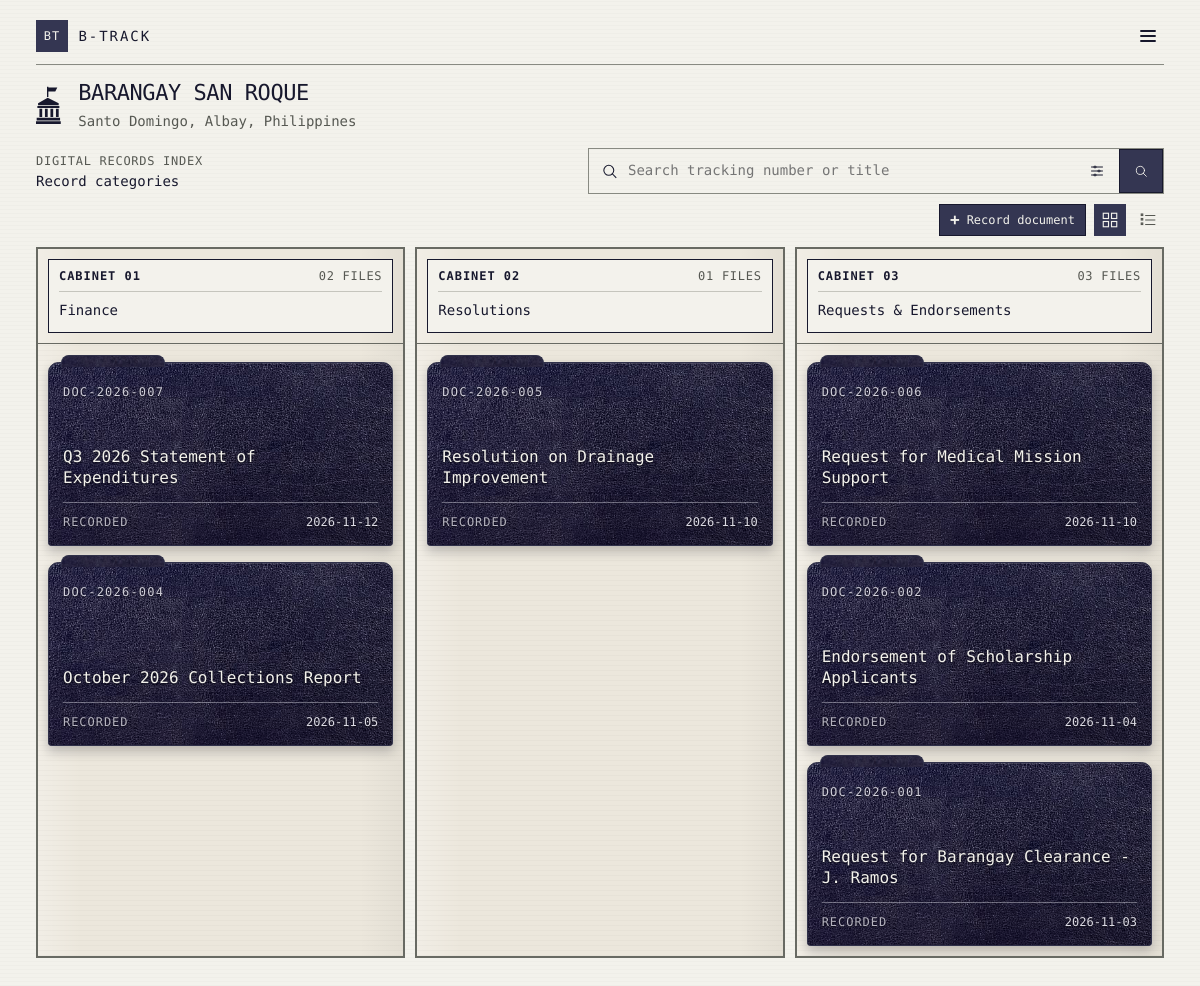
Page /dashboard.php (signed in) on the committed database.
### tables this page shows
CREATE TABLE Documents (
  document_id      INT AUTO_INCREMENT PRIMARY KEY,
  tracking_number  VARCHAR(30)  NOT NULL UNIQUE,
  title            VARCHAR(150) NOT NULL,
  type_id          INT NOT NULL,
  committee_id     INT NULL,
  direction        VARCHAR(20)  NOT NULL,
  sender_recipient VARCHAR(100) NOT NULL,
  date_received    DATE NOT NULL,
  status           VARCHAR(30)  NOT NULL DEFAULT 'Pending',
  location_id      INT NOT NULL,
  recorded_by      INT NOT NULL,
  created_at       DATETIME NOT NULL DEFAULT CURRENT_TIMESTAMP,
  CONSTRAINT chk_tracking  CHECK (tracking_number REGEXP '^DOC-[0-9]{4}-[0-9]{3}$'),
  CONSTRAINT chk_direction CHECK (direction IN ('Incoming','Outgoing')),
  CONSTRAINT chk_sender    CHECK (CHAR_LENGTH(TRIM(sender_recipient)) > 0),
  CONSTRAINT chk_status    CHECK (status IN ('Pending','In Process','Completed')),
  FOREIGN KEY (type_id)      REFERENCES Document_Types(type_id),
  FOREIGN KEY (committee_id) REFERENCES Committees(committee_id),
  FOREIGN KEY (location_id)  REFERENCES Storage_Locations(location_id),
  FOREIGN KEY (recorded_by)  REFERENCES Users(user_id)
) AUTO_INCREMENT=1001;

### config/database.php (called while the page is built, shortened)
<?php
function db(): PDO
{
    static $connection = null;
    if ($connection instanceof PDO) {
        return $connection;
    }
    $dsn = sprintf('mysql:host=%s;port=%s;dbname=%s;charset=utf8mb4', DB_HOST, DB_PORT, DB_NAME);
    $connection = new PDO($dsn, DB_USER, DB_PASSWORD, [
        PDO::ATTR_ERRMODE => PDO::ERRMODE_EXCEPTION,
        PDO::ATTR_DEFAULT_FETCH_MODE => PDO::FETCH_ASSOC,
        PDO::ATTR_EMULATE_PREPARES => false,
    ]);
    return $connection;
}

### includes/functions.php (called while the page is built, shortened)
<?php
function fetch_documents(): array
{
    $sql = <<<'SQL'
        SELECT d.document_id AS id,
               d.tracking_number AS tracking,
               d.title,
               t.type_name AS category,
               d.direction,
               d.sender_recipient AS party_name,
               d.date_received AS recorded,
               d.status,
               CONCAT(l.cabinet, ' / ', l.drawer, ' / ', l.folder) AS location,
               d.created_at AS recorded_at,
               u.full_name AS recorded_by
        FROM Documents d
        JOIN Document_Types t ON t.type_id = d.type_id
        JOIN Storage_Locations l ON l.location_id = d.location_id
        JOIN Users u ON u.user_id = d.recorded_by
        ORDER BY d.created_at DESC, d.document_id DESC
        SQL;
    return db()->query($sql)->fetchAll();
}

### dashboard.php (the view, shortened to what this page needs)
<?php
$barangayName = 'BARANGAY SAN ROQUE';
$profileEditorOpen = isset($_GET['profile']);
$cabinets = [
    [
        'code' => 'CABINET 01',
        'name' => 'Finance',
        'description' => 'Financial reports, collections, budgets and expenditure records.',
        'documents' => [],
    ],
    [
        'code' => 'CABINET 02',
        'name' => 'Resolutions',
        'description' => 'Barangay resolutions, ordinances and approved proposals.',
        'documents' => [],
    ],
    [
        'code' => 'CABINET 03',
        'name' => 'Requests & Endorsements',
        'description' => 'Requests, endorsements, referrals and assistance documents.',
        'documents' => [],
    ],
    [
        'code' => 'CABINET 04',
        'name' => 'Notices & Communications',
        'description' => 'Notices, memoranda, invitations and official correspondence.',
        'documents' => [],
    ],
    [
        'code' => 'CABINET 05',
        'name' => 'Administrative Records',
        'description' => 'Employee, meeting and general barangay office records.',
        'documents' => [],
    ],
];
try {
    $storedDocuments = fetch_documents();
} catch (PDOException $exception) {
    error_log('B-TRACK dashboard database error: ' . $exception->getMessage());
    $storedDocuments = [];
    $databaseError = 'Unable to load records from the database.';
}
$searchQuery = trim((string) ($_GET['search'] ?? ''));
$selectedYear = array_key_exists('year', $_GET) ? trim((string) $_GET['year']) : '2026';
$selectedStatus = trim((string) ($_GET['status'] ?? ''));
$filterWasSubmitted = $searchQuery !== ''
    || $selectedStatus !== ''
    || (array_key_exists('year', $_GET) && $selectedYear !== '');
$visibleDocuments = [];
foreach ($cabinets as &$cabinet) {
    $cabinet['documents'] = array_values(array_filter(
        $cabinet['documents'],
        static function (array $document) use ($searchQuery, $selectedYear, $selectedStatus): bool {
            $matchesSearch = $searchQuery === ''
                || stripos((string) ($document['tracking'] ?? ''), $searchQuery) !== false
                || stripos((string) ($document['title'] ?? ''), $searchQuery) !== false;
            $recordedDate = (string) ($document['recorded'] ?? $document['recorded_at'] ?? '');
            $timestamp = $recordedDate !== '' ? strtotime($recordedDate) : false;
            $recordYear = $timestamp !== false ? date('Y', $timestamp) : '';
            $matchesYear = $selectedYear === '' || $recordYear === $selectedYear;
            $matchesStatus = $selectedStatus === ''
                || strcasecmp((string) ($document['status'] ?? ''), $selectedStatus) === 0;
            return $matchesSearch && $matchesYear && $matchesStatus;
        }
    ));
    $visibleDocuments = array_merge($visibleDocuments, $cabinet['documents']);
}
?>
<!DOCTYPE html>
<html lang="en">
<head>
    <link rel="stylesheet" href="assets/css/dashboard.css">
</head>
<body<?= $profileEditorOpen ? ' class="sidebar-open"' : '' ?>>
    <div class="app-shell">
        <main class="main-content" id="main-content">
            <header class="system-bar">
                <div>
                    <div class="topbar-brand" aria-label="B-TRACK">
                        <span class="topbar-brand-mark" aria-hidden="true">BT</span>
                        <span class="topbar-brand-name">B-TRACK</span>
                    </div>
                    <button class="menu-toggle" type="button" data-sidebar-toggle aria-controls="app-sidebar" aria-expanded="<?= $profileEditorOpen ? 'true' : 'false' ?>">
                        <svg viewBox="0 0 24 24" aria-hidden="true"><path d="M4 6h16M4 12h16M4 18h16"></path></svg>
                    </button>
                </div>
            </header>
            <section class="page-heading" aria-labelledby="page-title">
                <div class="page-title-lockup">
                    <div class="page-title-copy">
                        <h1 id="page-title"><?= htmlspecialchars($barangayName, ENT_QUOTES, 'UTF-8') ?></h1>
                        <p>Santo Domingo, Albay, Philippines</p>
                    </div>
                </div>
            </section>
            <section class="workspace-toolbar" aria-label="Record categories and search">
                <div class="workspace-toolbar__heading">
                    <span>DIGITAL RECORDS INDEX</span>
                    <h2 id="cabinet-title">Record categories</h2>
                </div>
                <form class="filters" action="dashboard.php" method="get" data-search-filters>
                    <div class="search-control">
                        <label class="search-field">
                            <svg viewBox="0 0 24 24" aria-hidden="true"><circle cx="11" cy="11" r="7"></circle><path d="m16 16 5 5"></path></svg>
                            <input type="search" name="search" value="<?= htmlspecialchars($searchQuery, ENT_QUOTES, 'UTF-8') ?>" placeholder="Search tracking number or title">
                        </label>
                        <button class="filter-toggle" type="button" aria-label="Open search filters" aria-controls="search-filter-panel" aria-expanded="false" data-filter-toggle>
                        </button>
                        <button class="search-submit" type="submit" aria-label="Search documents" title="Search documents">
                            <svg viewBox="0 0 24 24" aria-hidden="true"><circle cx="11" cy="11" r="7"></circle><path d="m16 16 5 5"></path></svg>
                        </button>
                    </div>
                </form>
            </section>
            <section class="cabinet-section" aria-labelledby="cabinet-title">
                <header class="section-heading">
                    <div class="section-actions">
                        <button class="button button--primary" type="button" data-add-document-open aria-haspopup="dialog"><span aria-hidden="true">+</span> Record document</button>
                        <div class="view-tabs" aria-label="Document views">
                            <a class="is-active" href="dashboard.php" aria-current="page" aria-label="Grid View" title="Grid View">
                                <svg viewBox="0 0 24 24" aria-hidden="true"><rect x="3" y="3" width="7" height="7"></rect><rect x="14" y="3" width="7" height="7"></rect><rect x="3" y="14" width="7" height="7"></rect><rect x="14" y="14" width="7" height="7"></rect></svg>
                            </a>
                            <a href="documents/index.php" aria-label="List View" title="List View">
                                <svg viewBox="0 0 24 24" aria-hidden="true"><path d="M9 6h12M9 12h12M9 18h12"></path><rect x="3" y="4" width="2" height="2"></rect><rect x="3" y="10" width="2" height="2"></rect><rect x="3" y="16" width="2" height="2"></rect></svg>
                            </a>
                        </div>
                    </div>
                </header>
                <?php if ($filterWasSubmitted && count($visibleDocuments) === 0): ?>
                    <div class="no-results" role="status">
                        <span>[ NO MATCHES ]</span>
                        <h3>No records match your search</h3>
                        <p>Try another keyword or remove one of the selected filters.</p>
                        <a href="dashboard.php?year=">Clear search and filters</a>
                    </div>
                <?php else: ?>
                <div class="cabinet-board" tabindex="0" aria-label="Document cabinets. Scroll horizontally to view additional cabinets.">
                    <?php foreach ($cabinets as $cabinet): ?>
                        <?php $documentCount = count($cabinet['documents']); ?>
                        <article class="cabinet<?= !empty($cabinet['intake']) ? ' cabinet--intake' : '' ?>">
                            <header class="cabinet-header">
                                <div class="cabinet-label">
                                    <div><span class="cabinet-number"><?= htmlspecialchars($cabinet['code'], ENT_QUOTES, 'UTF-8') ?></span><span><?= str_pad((string) $documentCount, 2, '0', STR_PAD_LEFT) ?> FILES</span></div>
                                    <h3><?= htmlspecialchars($cabinet['name'], ENT_QUOTES, 'UTF-8') ?></h3>
                                </div>
                            </header>
                            <div class="cabinet-body">
                                <?php if ($documentCount === 0): ?>
                                    <div class="empty-cabinet">
                                        <span>[ EMPTY ]</span>
                                        <strong>No records in this category</strong>
                                        <p>New records assigned to this category will appear here.</p>
                                    </div>
                                <?php else: ?>
                                    <?php foreach ($cabinet['documents'] as $document): ?>
                                        <a class="document-folder"
                                           href="documents/view.php?id=<?= urlencode((string) $document['id']) ?>"
                                           aria-label="Open document <?= htmlspecialchars($document['title'], ENT_QUOTES, 'UTF-8') ?>, code <?= htmlspecialchars($document['tracking'], ENT_QUOTES, 'UTF-8') ?>">
                                            <span class="folder-tab" aria-hidden="true"></span>
                                            <span class="document-code"><?= htmlspecialchars($document['tracking'], ENT_QUOTES, 'UTF-8') ?></span>
                                            <h4><?= htmlspecialchars($document['title'], ENT_QUOTES, 'UTF-8') ?></h4>
                                            <span class="document-recorded">
                                                <span>RECORDED</span>
                                                <time datetime="<?= htmlspecialchars($document['recorded'], ENT_QUOTES, 'UTF-8') ?>"><?= htmlspecialchars($document['recorded'], ENT_QUOTES, 'UTF-8') ?></time>
                                            </span>
                                        </a>
                                    <?php endforeach; ?>
                                <?php endif; ?>
                            </div>
                        </article>
                    <?php endforeach; ?>
                </div>
                <?php endif; ?>
            </section>
        </main>
    </div>
</body>
</html>

### rows in the picture
documents: tracking_number "DOC-2026-007", title "Q3 2026 Statement of Expenditures", date_received "2026-11-12"
documents: tracking_number "DOC-2026-004", title "October 2026 Collections Report", date_received "2026-11-05"
documents: tracking_number "DOC-2026-005", title "Resolution on Drainage Improvement", date_received "2026-11-10"
documents: tracking_number "DOC-2026-006", title "Request for Medical Mission Support", date_received "2026-11-10"
documents: tracking_number "DOC-2026-002", title "Endorsement of Scholarship Applicants", date_received "2026-11-04"
documents: tracking_number "DOC-2026-001", title "Request for Barangay Clearance - J. Ramos", date_received "2026-11-03"

### other values in the picture
$barangayName "BARANGAY SAN ROQUE"
$cabinet['code'] "CABINET 01"
str_pad((string) $documentCount, 2, '0', STR_PAD_LEFT) "02"
$cabinet['name'] "Finance"
$cabinet['code'] "CABINET 02"
str_pad((string) $documentCount, 2, '0', STR_PAD_LEFT) "01"
$cabinet['name'] "Resolutions"
$cabinet['code'] "CABINET 03"
str_pad((string) $documentCount, 2, '0', STR_PAD_LEFT) "03"
$cabinet['name'] "Requests & Endorsements"
